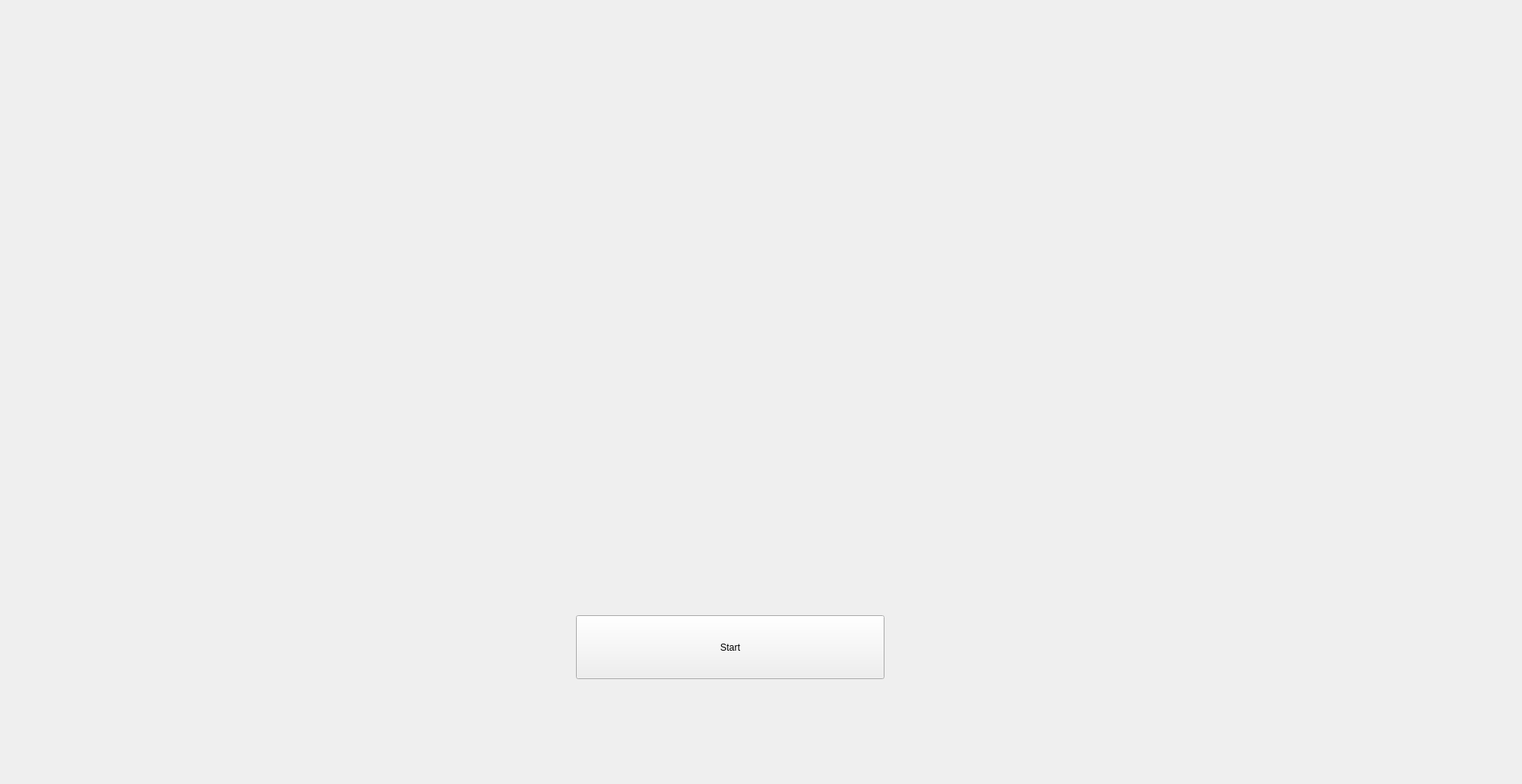
<?xml version="1.0" encoding="UTF-8"?>
<ui version="4.0">
 <class>JarvisUI</class>
 <widget class="QMainWindow" name="JarvisUI">
  <property name="geometry">
   <rect>
    <x>0</x>
    <y>0</y>
    <width>1929</width>
    <height>994</height>
   </rect>
  </property>
  <property name="windowTitle">
   <string>MainWindow</string>
  </property>
  <widget class="QWidget" name="centralwidget">
   <widget class="QLabel" name="bg_1">
    <property name="geometry">
     <rect>
      <x>-350</x>
      <y>-50</y>
      <width>2920</width>
      <height>1642</height>
     </rect>
    </property>
    <property name="text">
     <string/>
    </property>
    <property name="pixmap">
     <pixmap>../../Downloads/G.U.I Material-20221126T185922Z-001/G.U.I Material/B.G/back-ground.webp</pixmap>
    </property>
   </widget>
   <widget class="QLabel" name="gif3">
    <property name="geometry">
     <rect>
      <x>-40</x>
      <y>70</y>
      <width>511</width>
      <height>221</height>
     </rect>
    </property>
    <property name="text">
     <string/>
    </property>
    <property name="pixmap">
     <pixmap>../../Downloads/G.U.I Material-20221126T185922Z-001/G.U.I Material/VoiceReg/jarvis_jj.gif</pixmap>
    </property>
   </widget>
   <widget class="QLabel" name="label_2">
    <property name="geometry">
     <rect>
      <x>-20</x>
      <y>410</y>
      <width>371</width>
      <height>241</height>
     </rect>
    </property>
    <property name="text">
     <string/>
    </property>
    <property name="pixmap">
     <pixmap>../../Downloads/G.U.I Material-20221126T185922Z-001/G.U.I Material/ExtraGui/Earth.gif</pixmap>
    </property>
   </widget>
   <widget class="QLabel" name="label_4">
    <property name="geometry">
     <rect>
      <x>40</x>
      <y>780</y>
      <width>391</width>
      <height>191</height>
     </rect>
    </property>
    <property name="text">
     <string/>
    </property>
    <property name="pixmap">
     <pixmap>../../Downloads/G.U.I Material-20221126T185922Z-001/G.U.I Material/ExtraGui/initial.gif</pixmap>
    </property>
   </widget>
   <widget class="QLabel" name="label">
    <property name="geometry">
     <rect>
      <x>130</x>
      <y>-10</y>
      <width>1261</width>
      <height>811</height>
     </rect>
    </property>
    <property name="text">
     <string/>
    </property>
    <property name="pixmap">
     <pixmap>../../Downloads/G.U.I Material-20221126T185922Z-001/G.U.I Material/B.G/Iron_Template_1.gif</pixmap>
    </property>
   </widget>
   <widget class="QLabel" name="label_6">
    <property name="geometry">
     <rect>
      <x>1220</x>
      <y>30</y>
      <width>691</width>
      <height>391</height>
     </rect>
    </property>
    <property name="text">
     <string/>
    </property>
    <property name="pixmap">
     <pixmap>../../Downloads/G.U.I Material-20221126T185922Z-001/G.U.I Material/ExtraGui/Hero_Template.gif</pixmap>
    </property>
   </widget>
   <widget class="QLabel" name="label_5">
    <property name="geometry">
     <rect>
      <x>1320</x>
      <y>670</y>
      <width>631</width>
      <height>331</height>
     </rect>
    </property>
    <property name="text">
     <string/>
    </property>
    <property name="pixmap">
     <pixmap>../../Downloads/G.U.I Material-20221126T185922Z-001/G.U.I Material/B.G/gyhf.jpg</pixmap>
    </property>
    <property name="scaledContents">
     <bool>true</bool>
    </property>
   </widget>
   <widget class="QPushButton" name="pushButton">
    <property name="geometry">
     <rect>
      <x>730</x>
      <y>780</y>
      <width>391</width>
      <height>81</height>
     </rect>
    </property>
    <property name="text">
     <string>Start</string>
    </property>
   </widget>
   <widget class="QLabel" name="label_3">
    <property name="geometry">
     <rect>
      <x>790</x>
      <y>830</y>
      <width>301</width>
      <height>51</height>
     </rect>
    </property>
    <property name="text">
     <string/>
    </property>
    <property name="pixmap">
     <pixmap>../../Downloads/G.U.I Material-20221126T185922Z-001/G.U.I Material/Buttons/Start.png</pixmap>
    </property>
    <property name="scaledContents">
     <bool>true</bool>
    </property>
   </widget>
   <widget class="QLabel" name="label_7">
    <property name="geometry">
     <rect>
      <x>1420</x>
      <y>720</y>
      <width>431</width>
      <height>71</height>
     </rect>
    </property>
    <property name="text">
     <string/>
    </property>
   </widget>
   <widget class="QLabel" name="label_8">
    <property name="geometry">
     <rect>
      <x>1430</x>
      <y>890</y>
      <width>391</width>
      <height>61</height>
     </rect>
    </property>
    <property name="text">
     <string/>
    </property>
   </widget>
   <zorder>bg_1</zorder>
   <zorder>label_4</zorder>
   <zorder>label</zorder>
   <zorder>label_6</zorder>
   <zorder>gif3</zorder>
   <zorder>label_2</zorder>
   <zorder>label_5</zorder>
   <zorder>pushButton</zorder>
   <zorder>label_3</zorder>
   <zorder>label_7</zorder>
   <zorder>label_8</zorder>
  </widget>
 </widget>
 <resources/>
 <connections/>
</ui>
